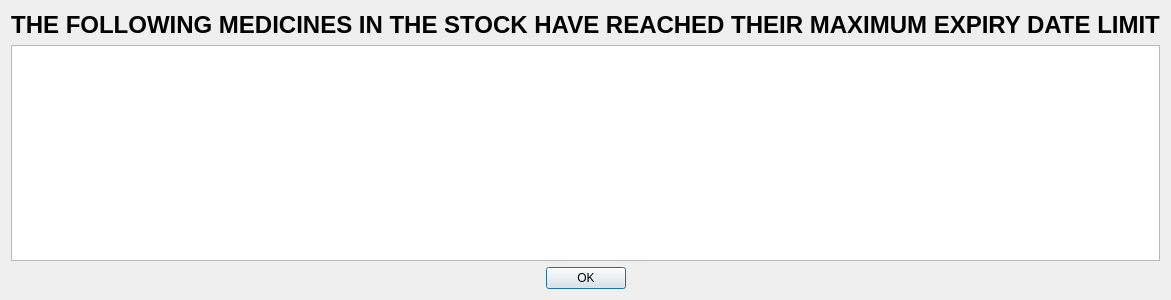
<?xml version="1.0" encoding="UTF-8"?>
<ui version="4.0">
 <class>ExpDate</class>
 <widget class="QDialog" name="ExpDate">
  <property name="geometry">
   <rect>
    <x>0</x>
    <y>0</y>
    <width>682</width>
    <height>300</height>
   </rect>
  </property>
  <property name="windowTitle">
   <string>Dialog</string>
  </property>
  <layout class="QGridLayout" name="gridLayout">
   <item row="0" column="0">
    <widget class="QLabel" name="label">
     <property name="sizePolicy">
      <sizepolicy hsizetype="Expanding" vsizetype="Fixed">
       <horstretch>0</horstretch>
       <verstretch>0</verstretch>
      </sizepolicy>
     </property>
     <property name="text">
      <string>&lt;html&gt;&lt;head/&gt;&lt;body&gt;&lt;p align=&quot;center&quot;&gt;&lt;span style=&quot; font-size:18pt; font-weight:600;&quot;&gt;THE FOLLOWING MEDICINES IN THE STOCK HAVE REACHED THEIR MAXIMUM EXPIRY DATE LIMIT&lt;/span&gt;&lt;/p&gt;&lt;/body&gt;&lt;/html&gt;</string>
     </property>
    </widget>
   </item>
   <item row="1" column="0">
    <widget class="QTableView" name="tableView"/>
   </item>
   <item row="2" column="0">
    <layout class="QHBoxLayout" name="horizontalLayout">
     <item>
      <spacer name="horizontalSpacer">
       <property name="orientation">
        <enum>Qt::Horizontal</enum>
       </property>
       <property name="sizeHint" stdset="0">
        <size>
         <width>228</width>
         <height>20</height>
        </size>
       </property>
      </spacer>
     </item>
     <item>
      <widget class="QPushButton" name="pushButton">
       <property name="text">
        <string>OK</string>
       </property>
      </widget>
     </item>
     <item>
      <spacer name="horizontalSpacer_2">
       <property name="orientation">
        <enum>Qt::Horizontal</enum>
       </property>
       <property name="sizeHint" stdset="0">
        <size>
         <width>218</width>
         <height>20</height>
        </size>
       </property>
      </spacer>
     </item>
    </layout>
   </item>
  </layout>
 </widget>
 <resources/>
 <connections/>
</ui>
